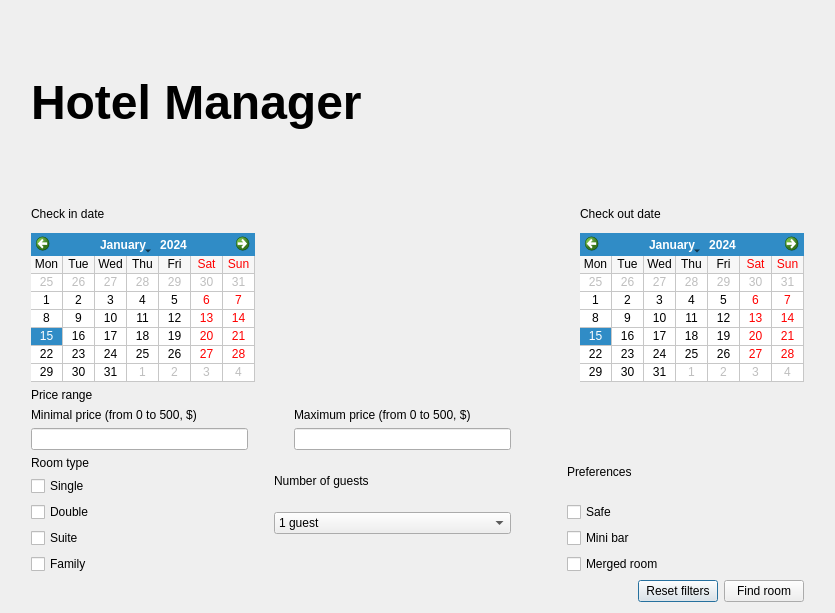
<?xml version="1.0" encoding="UTF-8"?>
<ui version="4.0">
 <class>roomFind</class>
 <widget class="QDialog" name="roomFind">
  <property name="windowModality">
   <enum>Qt::ApplicationModal</enum>
  </property>
  <property name="geometry">
   <rect>
    <x>0</x>
    <y>0</y>
    <width>835</width>
    <height>613</height>
   </rect>
  </property>
  <property name="sizePolicy">
   <sizepolicy hsizetype="Fixed" vsizetype="Fixed">
    <horstretch>0</horstretch>
    <verstretch>0</verstretch>
   </sizepolicy>
  </property>
  <property name="minimumSize">
   <size>
    <width>835</width>
    <height>613</height>
   </size>
  </property>
  <property name="maximumSize">
   <size>
    <width>835</width>
    <height>613</height>
   </size>
  </property>
  <property name="windowTitle">
   <string>Dialog</string>
  </property>
  <layout class="QGridLayout" name="gridLayout_3">
   <item row="0" column="0">
    <layout class="QGridLayout" name="gridLayout_2">
     <item row="1" column="1" colspan="2">
      <layout class="QHBoxLayout" name="horizontalLayout">
       <item>
        <layout class="QVBoxLayout" name="verticalLayout_4">
         <item>
          <widget class="QLabel" name="labelCheckIn">
           <property name="styleSheet">
            <string notr="true">font: 18pt &quot;HSE Sans&quot;;</string>
           </property>
           <property name="text">
            <string>Check in date</string>
           </property>
          </widget>
         </item>
         <item>
          <widget class="QCalendarWidget" name="calendarCheckIn">
           <property name="sizePolicy">
            <sizepolicy hsizetype="Fixed" vsizetype="Fixed">
             <horstretch>0</horstretch>
             <verstretch>0</verstretch>
            </sizepolicy>
           </property>
           <property name="maximumSize">
            <size>
             <width>1200000</width>
             <height>1800000</height>
            </size>
           </property>
           <property name="locale">
            <locale language="English" country="UnitedStates"/>
           </property>
           <property name="firstDayOfWeek">
            <enum>Qt::Monday</enum>
           </property>
           <property name="gridVisible">
            <bool>true</bool>
           </property>
           <property name="verticalHeaderFormat">
            <enum>QCalendarWidget::NoVerticalHeader</enum>
           </property>
          </widget>
         </item>
        </layout>
       </item>
       <item>
        <spacer name="horizontalSpacer_3">
         <property name="orientation">
          <enum>Qt::Horizontal</enum>
         </property>
         <property name="sizeHint" stdset="0">
          <size>
           <width>40</width>
           <height>20</height>
          </size>
         </property>
        </spacer>
       </item>
       <item>
        <layout class="QVBoxLayout" name="verticalLayout_5">
         <item>
          <widget class="QLabel" name="labelCheckOut">
           <property name="styleSheet">
            <string notr="true">font: 18pt &quot;HSE Sans&quot;;</string>
           </property>
           <property name="text">
            <string>Check out date</string>
           </property>
          </widget>
         </item>
         <item>
          <widget class="QCalendarWidget" name="calendarCheckOut">
           <property name="sizePolicy">
            <sizepolicy hsizetype="Fixed" vsizetype="Fixed">
             <horstretch>0</horstretch>
             <verstretch>0</verstretch>
            </sizepolicy>
           </property>
           <property name="maximumSize">
            <size>
             <width>1000000</width>
             <height>16777215</height>
            </size>
           </property>
           <property name="locale">
            <locale language="English" country="UnitedStates"/>
           </property>
           <property name="firstDayOfWeek">
            <enum>Qt::Monday</enum>
           </property>
           <property name="gridVisible">
            <bool>true</bool>
           </property>
           <property name="verticalHeaderFormat">
            <enum>QCalendarWidget::NoVerticalHeader</enum>
           </property>
          </widget>
         </item>
        </layout>
       </item>
      </layout>
     </item>
     <item row="2" column="1" colspan="2">
      <layout class="QGridLayout" name="gridLayout">
       <item row="1" column="3">
        <layout class="QVBoxLayout" name="verticalLayout_8">
         <item>
          <widget class="QLabel" name="labelPref">
           <property name="styleSheet">
            <string notr="true">font: 18pt &quot;HSE Sans&quot;;</string>
           </property>
           <property name="text">
            <string>Preferences</string>
           </property>
          </widget>
         </item>
         <item>
          <spacer name="verticalSpacer_2">
           <property name="orientation">
            <enum>Qt::Vertical</enum>
           </property>
           <property name="sizeType">
            <enum>QSizePolicy::Fixed</enum>
           </property>
           <property name="sizeHint" stdset="0">
            <size>
             <width>20</width>
             <height>8</height>
            </size>
           </property>
          </spacer>
         </item>
         <item>
          <widget class="QCheckBox" name="checkBoxSafe">
           <property name="text">
            <string>Safe</string>
           </property>
          </widget>
         </item>
         <item>
          <widget class="QCheckBox" name="checkBoxMiniBar">
           <property name="text">
            <string>Mini bar</string>
           </property>
          </widget>
         </item>
         <item>
          <widget class="QCheckBox" name="checkBoxMerged">
           <property name="text">
            <string>Merged room</string>
           </property>
          </widget>
         </item>
        </layout>
       </item>
       <item row="1" column="1">
        <layout class="QVBoxLayout" name="verticalLayout_7">
         <item>
          <widget class="QLabel" name="labelNumOfGuests">
           <property name="styleSheet">
            <string notr="true">font: 18pt &quot;HSE Sans&quot;;</string>
           </property>
           <property name="text">
            <string>Number of guests</string>
           </property>
          </widget>
         </item>
         <item>
          <widget class="QComboBox" name="comboBoxNumGuests">
           <item>
            <property name="text">
             <string>1 guest</string>
            </property>
           </item>
           <item>
            <property name="text">
             <string>2 guests</string>
            </property>
           </item>
           <item>
            <property name="text">
             <string>3 guests</string>
            </property>
           </item>
           <item>
            <property name="text">
             <string>4 guests</string>
            </property>
           </item>
           <item>
            <property name="text">
             <string>5 guests</string>
            </property>
           </item>
          </widget>
         </item>
         <item>
          <spacer name="verticalSpacer">
           <property name="orientation">
            <enum>Qt::Vertical</enum>
           </property>
           <property name="sizeType">
            <enum>QSizePolicy::Fixed</enum>
           </property>
           <property name="sizeHint" stdset="0">
            <size>
             <width>20</width>
             <height>40</height>
            </size>
           </property>
          </spacer>
         </item>
        </layout>
       </item>
       <item row="1" column="0">
        <layout class="QVBoxLayout" name="verticalLayout_6">
         <item>
          <widget class="QLabel" name="labelRoomtype">
           <property name="styleSheet">
            <string notr="true">font: 18pt &quot;HSE Sans&quot;;</string>
           </property>
           <property name="text">
            <string>Room type</string>
           </property>
          </widget>
         </item>
         <item>
          <widget class="QCheckBox" name="checkBoxSingle">
           <property name="text">
            <string>Single</string>
           </property>
          </widget>
         </item>
         <item>
          <widget class="QCheckBox" name="checkBoxDouble">
           <property name="text">
            <string>Double</string>
           </property>
          </widget>
         </item>
         <item>
          <widget class="QCheckBox" name="checkBoxSuite">
           <property name="text">
            <string>Suite</string>
           </property>
          </widget>
         </item>
         <item>
          <widget class="QCheckBox" name="checkBoxFamily">
           <property name="text">
            <string>Family</string>
           </property>
          </widget>
         </item>
        </layout>
       </item>
       <item row="0" column="0" colspan="2">
        <layout class="QVBoxLayout" name="verticalLayout_3">
         <item>
          <widget class="QLabel" name="labelPrice">
           <property name="layoutDirection">
            <enum>Qt::LeftToRight</enum>
           </property>
           <property name="styleSheet">
            <string notr="true">font: 18pt &quot;HSE Sans&quot;;</string>
           </property>
           <property name="text">
            <string>Price range</string>
           </property>
          </widget>
         </item>
         <item>
          <layout class="QHBoxLayout" name="horizontalLayout_3">
           <item>
            <layout class="QVBoxLayout" name="verticalLayout">
             <item>
              <widget class="QLabel" name="LabelMinPrice">
               <property name="layoutDirection">
                <enum>Qt::LeftToRight</enum>
               </property>
               <property name="styleSheet">
                <string notr="true">font: 13pt &quot;HSE Sans&quot;;</string>
               </property>
               <property name="text">
                <string>Minimal price (from 0 to 500, $)</string>
               </property>
              </widget>
             </item>
             <item>
              <widget class="QLineEdit" name="lineEdit_minPrice"/>
             </item>
            </layout>
           </item>
           <item>
            <spacer name="horizontalSpacer_2">
             <property name="orientation">
              <enum>Qt::Horizontal</enum>
             </property>
             <property name="sizeType">
              <enum>QSizePolicy::Fixed</enum>
             </property>
             <property name="sizeHint" stdset="0">
              <size>
               <width>40</width>
               <height>20</height>
              </size>
             </property>
            </spacer>
           </item>
           <item>
            <layout class="QVBoxLayout" name="verticalLayout_2">
             <item>
              <widget class="QLabel" name="LabelMinPrice_2">
               <property name="layoutDirection">
                <enum>Qt::LeftToRight</enum>
               </property>
               <property name="styleSheet">
                <string notr="true">font: 13pt &quot;HSE Sans&quot;;</string>
               </property>
               <property name="text">
                <string>Maximum price (from 0 to 500, $)</string>
               </property>
              </widget>
             </item>
             <item>
              <widget class="QLineEdit" name="lineEdit_maxPrice"/>
             </item>
            </layout>
           </item>
          </layout>
         </item>
        </layout>
       </item>
       <item row="1" column="2">
        <spacer name="horizontalSpacer_6">
         <property name="orientation">
          <enum>Qt::Horizontal</enum>
         </property>
         <property name="sizeType">
          <enum>QSizePolicy::Fixed</enum>
         </property>
         <property name="sizeHint" stdset="0">
          <size>
           <width>50</width>
           <height>20</height>
          </size>
         </property>
        </spacer>
       </item>
      </layout>
     </item>
     <item row="0" column="1">
      <widget class="QLabel" name="labelHeader">
       <property name="styleSheet">
        <string notr="true">font: 600 13pt &quot;HSE Sans&quot;;</string>
       </property>
       <property name="text">
        <string>&lt;html&gt;&lt;head/&gt;&lt;body&gt;&lt;p&gt;&lt;span style=&quot; font-size:36pt; font-weight:700;&quot;&gt;Hotel Manager&lt;/span&gt;&lt;/p&gt;&lt;/body&gt;&lt;/html&gt;</string>
       </property>
      </widget>
     </item>
     <item row="3" column="2">
      <layout class="QHBoxLayout" name="horizontalLayout_2">
       <item>
        <spacer name="horizontalSpacer">
         <property name="orientation">
          <enum>Qt::Horizontal</enum>
         </property>
         <property name="sizeHint" stdset="0">
          <size>
           <width>40</width>
           <height>20</height>
          </size>
         </property>
        </spacer>
       </item>
       <item>
        <widget class="QPushButton" name="pushResetFilters">
         <property name="text">
          <string>Reset filters</string>
         </property>
        </widget>
       </item>
       <item>
        <widget class="QPushButton" name="pushFindRoom">
         <property name="text">
          <string>Find room</string>
         </property>
        </widget>
       </item>
      </layout>
     </item>
     <item row="0" column="0">
      <spacer name="horizontalSpacer_4">
       <property name="orientation">
        <enum>Qt::Horizontal</enum>
       </property>
       <property name="sizeType">
        <enum>QSizePolicy::Fixed</enum>
       </property>
       <property name="sizeHint" stdset="0">
        <size>
         <width>20</width>
         <height>20</height>
        </size>
       </property>
      </spacer>
     </item>
     <item row="0" column="3">
      <spacer name="horizontalSpacer_5">
       <property name="orientation">
        <enum>Qt::Horizontal</enum>
       </property>
       <property name="sizeType">
        <enum>QSizePolicy::Fixed</enum>
       </property>
       <property name="sizeHint" stdset="0">
        <size>
         <width>20</width>
         <height>20</height>
        </size>
       </property>
      </spacer>
     </item>
    </layout>
   </item>
  </layout>
 </widget>
 <resources/>
 <connections/>
</ui>
